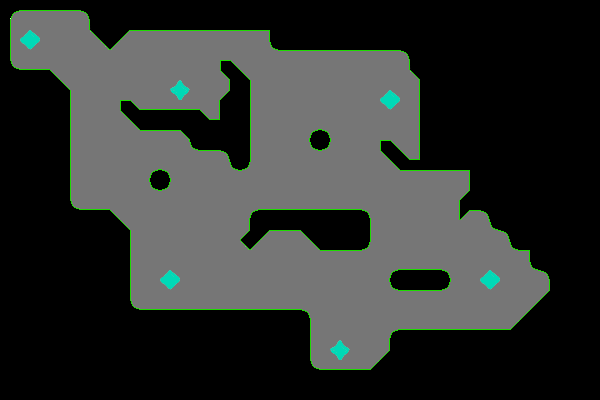

A 2D game scene composited from a Tiled map and its tileset images. What follows is a short description and the map's XML, with every tile layer's data as written:
An orthogonal 30x20 tile map with 20x20 px tiles, 1 tile layer (Tile Layer 1).

<map version="1.10" tiledversion="1.10.2" orientation="orthogonal" renderorder="right-down" width="30" height="20" tilewidth="20" tileheight="20" infinite="0" nextlayerid="2" nextobjectid="1">
 <editorsettings>
  <export target="overcraft.csv" format="csv" />
 </editorsettings>
 <tileset firstgid="101" source="tileset.tsx" />
 <layer id="1" name="Tile Layer 1" width="30" height="20">
  <data encoding="csv">
101,102,102,102,104,105,105,105,105,105,105,105,105,105,105,120,120,120,120,120,120,120,120,120,120,120,120,120,120,120,
111,149,112,112,114,105,107,103,103,103,103,103,143,132,128,120,120,120,120,120,120,120,120,120,120,120,120,120,120,120,
111,159,112,112,112,125,164,164,164,164,154,154,154,142,143,102,102,102,102,102,104,146,146,120,120,120,120,120,120,120,
121,122,123,112,112,164,164,164,164,164,154,173,174,154,154,154,154,154,154,154,114,146,146,120,120,120,120,120,120,120,
130,130,130,134,113,113,113,113,168,169,117,118,111,154,154,154,154,154,154,149,145,146,146,120,120,120,120,120,120,120,
130,130,130,111,113,113,173,122,122,122,185,146,111,154,154,154,154,154,154,159,145,146,146,120,120,120,120,120,120,120,
128,128,128,111,113,113,183,143,143,195,133,146,111,154,154,152,153,154,154,154,145,146,146,120,120,120,120,120,120,120,
128,128,128,111,154,154,154,154,154,142,143,104,111,154,154,162,163,154,154,173,185,146,146,120,120,120,120,120,120,120,
128,128,128,111,154,154,154,152,153,154,154,142,163,158,158,154,154,154,154,183,143,143,143,108,120,120,120,120,120,120,
128,128,128,111,154,154,154,162,163,154,158,158,158,158,158,154,154,154,154,154,154,154,154,118,120,120,120,120,120,120,
128,128,128,121,122,123,154,154,154,154,158,158,152,122,122,122,122,122,153,154,154,154,155,107,104,120,120,120,120,120,
128,128,128,128,128,128,134,154,154,154,158,158,118,107,102,195,146,146,151,154,154,154,154,164,142,104,120,120,120,120,
128,128,128,128,128,128,161,158,158,158,158,158,125,158,158,194,143,143,163,154,154,154,154,154,164,162,108,120,120,120,
128,128,128,128,128,128,161,158,149,158,158,158,158,158,158,154,154,154,154,152,122,122,153,154,149,164,162,104,120,120,
128,128,128,128,128,128,161,158,159,158,158,158,158,158,158,154,154,154,154,162,143,143,163,154,159,164,164,118,120,120,
128,128,128,128,128,128,121,122,122,122,122,122,122,122,122,153,154,154,154,154,154,154,154,154,164,164,127,120,120,120,
128,128,128,128,128,128,128,128,128,128,128,128,128,128,128,151,154,154,154,152,122,122,122,122,122,136,120,120,120,120,
128,128,128,128,128,128,128,128,128,128,128,128,128,128,128,151,168,169,154,118,120,120,120,120,120,120,120,120,120,120,
128,128,128,128,128,128,128,128,128,128,128,128,128,128,128,121,122,122,136,120,120,120,120,120,120,120,120,120,120,120,
128,128,128,128,128,128,128,128,128,128,128,128,128,128,120,120,120,120,120,120,120,120,120,120,120,120,120,120,120,120
</data>
 </layer>
</map>